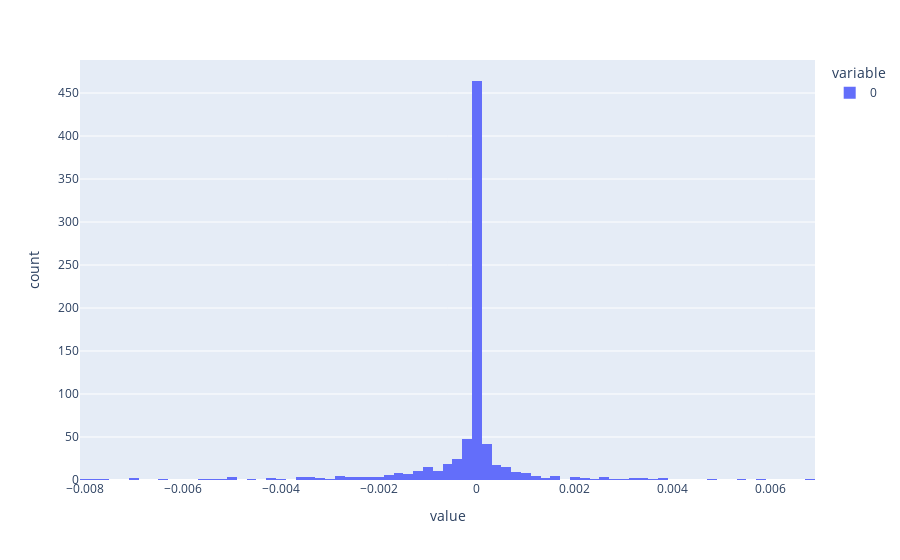

Notebook source saved alongside this figure:
### Code cell
for i in range(1):#range(dc_samples_random_tensor['spacial'].shape[0]):
    x = dc_samples_random_tensor['spacial'][i].reshape((1,28,28))
    gradient = dc_samples_random_tensor['gradients'][i].reshape((1,1,28,28))
    print(torch.norm(gradient))

    principal_curvatures, principal_directions, curvature_matrix = compute_principal_curvatures(model, x, gradient)

    print(i, principal_curvatures.min(), principal_curvatures.max(), principal_curvatures[1])

px.histogram(principal_curvatures)

### Figure 1 — Plotly figure (JSON) as saved in the notebook; plotly's stock layout.template omitted (floating-point values rounded to 4 significant figures; data arrays with more than 128 entries replaced by an {"elided": "..."} marker saying what was removed)
{"data": [{"alignmentgroup": "True", "bingroup": "x", "hovertemplate": "variable=0<br>value=%{x}<br>count=%{y}<extra></extra>", "legendgroup": "0", "marker": {"color": "#636efa"}, "name": "0", "offsetgroup": "0", "orientation": "v", "showlegend": true, "type": "histogram", "x": {"elided": "784 float values"}, "xaxis": "x", "yaxis": "y"}], "layout": {"barmode": "relative", "legend": {"title": {"text": "variable"}, "tracegroupgap": 0}, "margin": {"t": 60}, "xaxis": {"anchor": "y", "domain": [0, 1], "title": {"text": "value"}}, "yaxis": {"anchor": "x", "domain": [0, 1], "title": {"text": "count"}}}}
